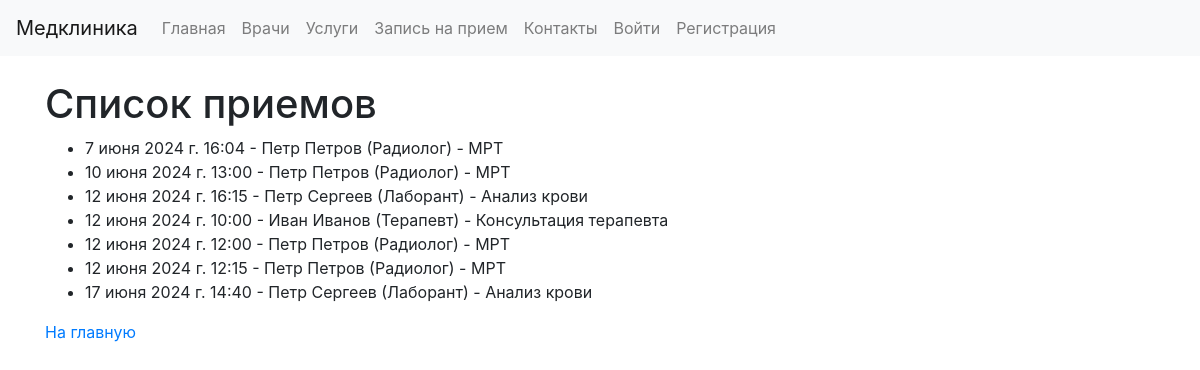
The app's page /appointments/ with its own data.
### clinic/models.py (models this page shows, shortened)
class Appointment(models.Model):
    patient = models.ForeignKey(Patient, verbose_name="Пациент", on_delete=models.CASCADE)
    doctor = models.ForeignKey(Doctor, verbose_name="Врач", on_delete=models.CASCADE)
    service = models.ForeignKey(Service, verbose_name="Услуга", on_delete=models.CASCADE, null=True, blank=True)
    date = models.DateTimeField("Дата и время")
    reason = models.TextField("Причина")
    class Meta:
        verbose_name = "Запись на прием"
        verbose_name_plural = "Записи на прием"

class Doctor(models.Model):
    first_name = models.CharField("Имя", max_length=50)
    last_name = models.CharField("Фамилия", max_length=50)
    specialization = models.CharField("Специализация", max_length=100)
    phone = models.CharField("Телефон", max_length=20)
    schedule = models.TextField("Расписание")  # Информация о расписании
    services = models.ManyToManyField('Service', verbose_name="Услуги", related_name='doctors')
    def __str__(self):
        return f"{self.first_name} {self.last_name} ({self.specialization})"
    class Meta:
        verbose_name = "Врач"
        verbose_name_plural = "Врачи"

class Service(models.Model):
    name = models.CharField("Название", max_length=100)
    description = models.TextField("Описание")
    price = models.DecimalField("Цена", max_digits=10, decimal_places=2)
    class Meta:
        verbose_name = "Услуга"
        verbose_name_plural = "Услуги"

### clinic/views.py (the view)
# urls.py: path('appointments/', views.appointment_list, name='appointment_list'),
def appointment_list(request):
    appointments = Appointment.objects.all()
    return render(request, 'clinic/appointment_list.html', {'appointments': appointments})

### clinic/templates/clinic/appointment_list.html (shortened to what this page needs)
{% extends 'clinic/base.html' %}
{% block content %}
<h1>Список приемов</h1>
<ul>
        {% for appointment in appointments %}
            <li>
                {{ appointment.date }} - {{ appointment.doctor }} -
                {% if appointment.service %}
                    {{ appointment.service.name }}
                {% else %}
                    {{ appointment.reason }}
                {% endif %}
            </li>
        {% endfor %}
    </ul>
<a href="{% url 'index' %}">На главную</a>
{% endblock %}

### records on screen
Appointment: date "7 июня 2024 г. 16:04", doctor "Петр Петров (Радиолог)", service.name "МРТ"
Appointment: date "10 июня 2024 г. 13:00", doctor "Петр Петров (Радиолог)", service.name "МРТ"
Appointment: date "12 июня 2024 г. 16:15", doctor "Петр Сергеев (Лаборант)", service.name "Анализ крови"
Appointment: date "12 июня 2024 г. 10:00", doctor "Иван Иванов (Терапевт)", service.name "Консультация терапевта"
Appointment: date "12 июня 2024 г. 12:00", doctor "Петр Петров (Радиолог)", service.name "МРТ"
Appointment: date "12 июня 2024 г. 12:15", doctor "Петр Петров (Радиолог)", service.name "МРТ"
Appointment: date "17 июня 2024 г. 14:40", doctor "Петр Сергеев (Лаборант)", service.name "Анализ крови"
